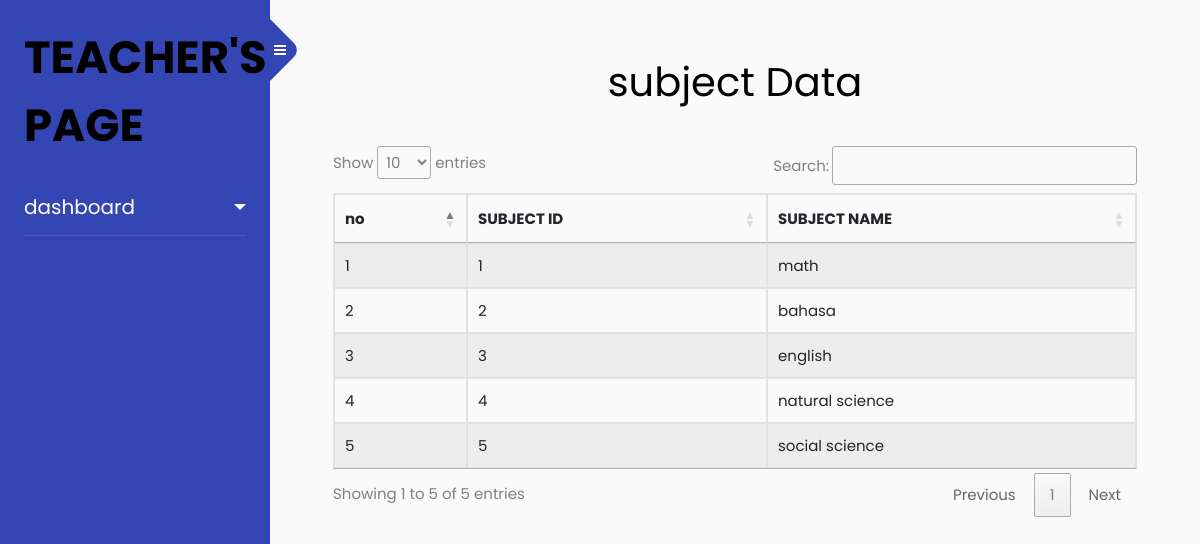
The page /index.php/subjects on the database its author committed.
### tables this page shows
CREATE TABLE `subjects` (
  `SUB_ID` varchar(8) NOT NULL,
  `SUB_NAME` varchar(24) DEFAULT NULL
);

### web/application/controllers/subjects.php (called while the page is built, shortened)
<?php
class subjects extends CI_Controller {
    public function __construct()
    {
        $this->load->helper('url');
        $this->load->helper('form');
        $this->load->model('model');
        $this->load->library('form_validation');
        $this->load->library('session');
    }
    public function index()
    {
        $data['title']='subject Data';
        $data['subjects']=$this->model->getDataSubjects();
        $this->load->view('template/header',$data);
        $this->load->view('subjects',$data);
        $this->load->view('template/footer');
    }
}
?>

### web/index.php (called while the page is built, shortened)
<?php
require_once BASEPATH.'core/CodeIgniter.php';

### web/application/models/model.php (called while the page is built, shortened)
<?php
class model extends CI_Model {
    public function  getDataSubjects()
    {
        $query=$this->db->get('subjects');
        return $query->result_array();
    }
}

### web/application/views/subjects.php (the view, shortened to what this page needs)
<div class="container">
<div class="row mt-1">
    <div class="col-md-12">
        <h1 style="text-align: center; margin-bottom:30px"><?=$title?></h1>
    </div>
</div>
    <table class="table table-striped table-bordered " id="lecturer">
        <thead>
            <tr>
            <th>no</th>
                <th>SUBJECT ID</th>
                <th>SUBJECT NAME</th>
            </tr>
        </thead>
        <tbody>
            <?php
              $no = 1;
            foreach ($subjects as $p) {?>
                <tr>
                    <td><?= $no++; ?></td>
                    <td><?= $p["SUB_ID"]?></td>
                    <td><?= $p["SUB_NAME"]?></td>
                </tr>
            <?php };     ?>
        </tbody>
    </table>
</div>

### rows shown on the page
subjects: SUB_ID "1", SUB_NAME "math"
subjects: SUB_ID "2", SUB_NAME "bahasa"
subjects: SUB_ID "3", SUB_NAME "english"
subjects: SUB_ID "4", SUB_NAME "natural science"
subjects: SUB_ID "5", SUB_NAME "social science"

### other values the page prints
$title "subject Data"
